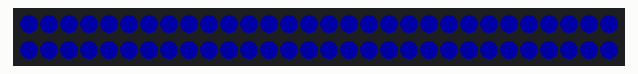
Recording of a program running on a simulated CircuitPython board. Shown: 60 RGB LEDs in strip order, left to right, continuing on the next row. Dim RGB values are drawn brighter than linear; random numbers come from a fixed seed; the clock reads 2024-03-15 10:24:30 at power-on unless the program sets it; what the program prints to the serial console is not drawn.

Above: at 0.1 s.
At 1.1 s:
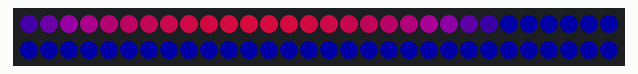
At 5.1 s:
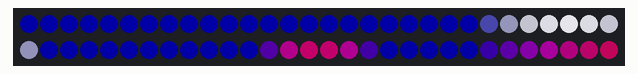
At 10.1 s:
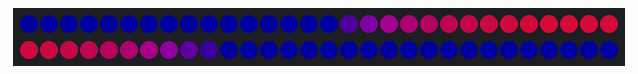
At 18.1 s:
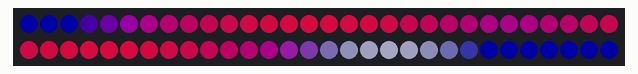
At 33.1 s:
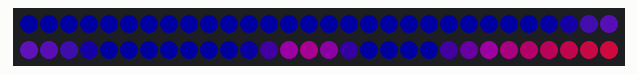

The program:

water_absorption.py
```python
import time
import math
import random
import board
import neopixel

# =============================================================================
# STRIP CONFIGURATION (External Power)
# =============================================================================
NUM_PIXELS = 60
pixels = neopixel.NeoPixel(board.D18, NUM_PIXELS, brightness=0.85, auto_write=False)

GAMMA = 2.2

# =============================================================================
# COLOR SPACE UTILITIES
# =============================================================================
def linear_to_srgb(c):
    """Gamma correction for final hardware output."""
    c = max(0.0, min(1.0, float(c)))
    if c <= 0.0031308:
        s = c * 12.92
    else:
        s = 1.055 * math.pow(c, 1.0 / GAMMA) - 0.055
    return int(max(0, min(255, s * 255)))

def oklab_to_linear_rgb(L, a, b):
    """Converts OKLab to Linear RGB for physically accurate additive light blending."""
    L = max(0.0, min(1.0, L))

    l_ = L + 0.3963377774 * a + 0.2158037573 * b
    m_ = L - 0.1055613458 * a - 0.0638541728 * b
    s_ = L - 0.0894841775 * a - 1.2914855480 * b

    l = l_ ** 3
    m = m_ ** 3
    s = s_ ** 3

    r = +4.0767416621 * l - 3.3077115913 * m + 0.2309699292 * s
    g = -1.2684380046 * l + 2.6097574011 * m - 0.3413193965 * s
    b_rgb = -0.0041960863 * l - 0.7034186147 * m + 1.7076147010 * s

    return max(0.0, min(1.0, r)), max(0.0, min(1.0, g)), max(0.0, min(1.0, b_rgb))

# =============================================================================
# PARTICLE PHYSICS ENGINE
# =============================================================================
class Particle:
    def __init__(self, pos, vel, lab_color, size, life, is_vibrating=False):
        self.pos = pos
        self.vel = vel
        self.color = lab_color # (L, a, b)
        self.size = size
        self.life = life
        self.max_life = life
        self.is_vibrating = is_vibrating
        self.active = True

    def update(self, dt):
        self.pos += self.vel * dt
        self.life -= dt
        if self.life <= 0 or self.pos < -10 or self.pos > NUM_PIXELS + 10:
            self.active = False

def spawn_event(particles):
    """Randomly selects and spawns one of the 5 physics interactions."""
    event_type = random.choices(
        ['MICROWAVE', 'INFRARED', 'PHOTOELECTRIC', 'COMPTON', 'PAIR_PROD'],
        weights=[20, 20, 20, 15, 10], k=1
    )[0]

    start_pos = -2.0 if random.random() > 0.5 else NUM_PIXELS + 2.0
    direction = 1 if start_pos < 0 else -1

    if event_type == 'MICROWAVE':
        # Rotational spin: Slow, wide, amber heat
        vel = direction * random.uniform(8.0, 15.0)
        life = random.uniform(6.0, 10.0)
        particles.append(Particle(start_pos, vel, (0.45, 0.12, 0.18), size=6.0, life=life))

    elif event_type == 'INFRARED':
        # Vibrational: Strikes a random molecule, causing rapid stationary pulsing
        impact_pos = random.uniform(5, NUM_PIXELS - 5)
        life = random.uniform(2.0, 4.0)
        particles.append(Particle(impact_pos, 0.0, (0.50, 0.22, 0.05), size=1.5, life=life, is_vibrating=True))

    elif event_type == 'PHOTOELECTRIC':
        # UV/X-Ray: Fast projectile hits, ejects electron
        impact_time = random.uniform(1.0, 2.0)
        vel = direction * random.uniform(25.0, 35.0)

        class PhotoelectricProjectile(Particle):
            def update(self, dt):
                super().update(dt)
                if self.life <= 0 and self.active:
                    self.active = False
                    # Eject electron (Blue, very fast, small)
                    particles.append(Particle(self.pos, self.vel * 1.5, (0.7, -0.1, -0.2), size=1.0, life=2.0))

        particles.append(PhotoelectricProjectile(start_pos, vel, (0.6, 0.15, -0.2), size=2.0, life=impact_time))

    elif event_type == 'COMPTON':
        # High X-Ray: Projectile hits, scatters lower energy photon + electron
        impact_time = random.uniform(1.0, 2.0)
        vel = direction * random.uniform(35.0, 45.0)

        class ComptonProjectile(Particle):
            def update(self, dt):
                super().update(dt)
                if self.life <= 0 and self.active:
                    self.active = False
                    # Lower energy scattered photon (Green/Yellow)
                    particles.append(Particle(self.pos, self.vel * 0.8, (0.6, -0.15, 0.15), size=2.0, life=3.0))
                    # Ejected electron (Blue, deflected slightly slower)
                    particles.append(Particle(self.pos, self.vel * 0.5, (0.6, -0.1, -0.2), size=1.0, life=1.5))

        particles.append(ComptonProjectile(start_pos, vel, (0.9, 0.0, 0.0), size=2.0, life=impact_time))

    elif event_type == 'PAIR_PROD':
        # Gamma: Blinding hit, splits into Matter (Electron) and Antimatter (Positron)
        impact_time = random.uniform(1.0, 1.5)
        vel = direction * random.uniform(45.0, 60.0)

        class PairProdProjectile(Particle):
            def update(self, dt):
                super().update(dt)
                if self.life <= 0 and self.active:
                    self.active = False
                    # Annihilation flash
                    particles.append(Particle(self.pos, 0.0, (0.95, 0.0, 0.0), size=3.0, life=0.2))
                    # Electron (Blue)
                    particles.append(Particle(self.pos, 25.0, (0.7, -0.1, -0.2), size=1.5, life=2.0))
                    # Positron (Magenta)
                    particles.append(Particle(self.pos, -25.0, (0.7, 0.2, -0.1), size=1.5, life=2.0))

        particles.append(PairProdProjectile(start_pos, vel, (1.0, 0.0, 0.0), size=2.5, life=impact_time))


def main():
    print("Initiating Water Absorption Physics Engine (60 Pixels)...")

    particles = []
    last_time = time.time()
    start_time = last_time
    next_event_time = 0.5

    try:
        while True:
            now = time.time()
            dt = now - last_time
            last_time = now
            elapsed = now - start_time

            # 1. Random Event Spawner
            if elapsed > next_event_time:
                spawn_event(particles)
                next_event_time = elapsed + random.uniform(0.8, 3.5)

            # 2. Update Particles
            for p in particles:
                p.update(dt)
            particles = [p for p in particles if p.active]

            # 3. Render Loop (Additive Blending in Linear RGB space)
            # Start with the "Transparent Water" baseline (Visible Spectrum passing through)
            water_shift = math.sin(elapsed * 0.5) * 0.02
            water_lab = (0.12 + water_shift, -0.06, -0.12)
            water_r, water_g, water_b = oklab_to_linear_rgb(*water_lab)

            for i in range(NUM_PIXELS):
                pixel_r, pixel_g, pixel_b = water_r, water_g, water_b

                # Additive particle light
                for p in particles:
                    dist = abs(i - p.pos)
                    if dist < p.size * 2.0:
                        # Gaussian falloff for smooth anti-aliased particles
                        intensity = math.exp(-(dist ** 2) / (p.size ** 2))

                        # Fade out at end of life
                        fade = min(1.0, p.life / 0.5)
                        intensity *= fade

                        # High-frequency vibration for Infrared events
                        if p.is_vibrating:
                            intensity *= 0.2 + 0.8 * abs(math.sin(p.life * 40.0))

                        pr, pg, pb = oklab_to_linear_rgb(*p.color)

                        # Additive light physics
                        pixel_r += pr * intensity
                        pixel_g += pg * intensity
                        pixel_b += pb * intensity

                # Hardware output with gamma correction
                pixels[i] = (
                    linear_to_srgb(pixel_r),
                    linear_to_srgb(pixel_g),
                    linear_to_srgb(pixel_b)
                )

            pixels.show()
            time.sleep(0.02) # ~50 FPS

    except KeyboardInterrupt:
        pixels.fill((0, 0, 0))
        pixels.show()
        print("\nPhysics Engine halted.")

if __name__ == "__main__":
    main()
```

Measured:
- what the display in image 1 shows lasts 1.1 s, from 1.0 s to 2.1 s
